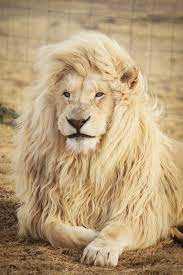
%> input picture Digital Image Processing Using Matlab/Image processing using matlab/lion.jpeg, 183 x 275 px
$ octave imgeomtrtrans3.m   (GNU Octave 9; MATLAB toolbox functions it lacks are replaced by stand-ins)
%> lines starting %> are read from the running program, lines starting %| are printed output that depends on the picture

clear all;
close all;
image=imread('lion.jpeg');
%> image is the input picture: size 275x183x3 uint8; mean R, G, B 182.3, 157.8, 120.8
r=imrotate(image,145);
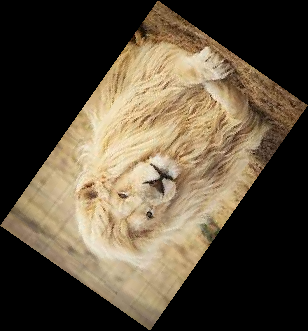
%> r: size 331x308x3 uint8; mean R, G, B 90, 77.8, 59.6
t=imtranslate(image,[50,50]);
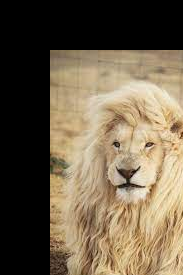
%> t: size 275x183x3 uint8; mean R, G, B 111.2, 97, 75.4
sgtitle("Geometric transformations of image");
subplot(2,3,1);imshow(image);title('original image');
subplot(2,3,2);imshow(r);title('rotation using function');
subplot(2,3,3);imshow(t);title('translation using function')
tform=affine2d([1 0 0;0 1 0;0 0 1;]);
tform1=affine2d([50 0 0;0 100 0;0 0 1;]);
tform2=affine2d([cosd(45) -sind(45) 0;sind(45) cosd(45) 0;0 0 1;]);
k=imwarp(image,tform);
%> (the run ends here)

$ run again, with Digital Image Processing Using Matlab/Image processing using matlab/low.jpeg copied over Digital Image Processing Using Matlab/Image processing using matlab/lion.jpeg
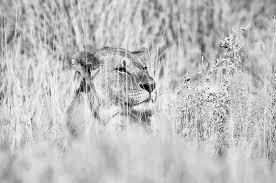
%> input picture Digital Image Processing Using Matlab/Image processing using matlab/low.jpeg, 276 x 183 px
%> image is the input picture: size 183x276x3 uint8; min 0, max 255, mean 190.5
%> `r=imrotate(image,145);`:
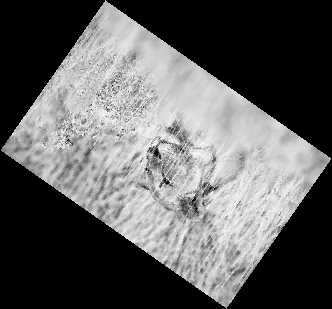
%> r: size 309x332x3 uint8; min 0, max 255, mean 93.8
%> `t=imtranslate(image,[50,50]);`:
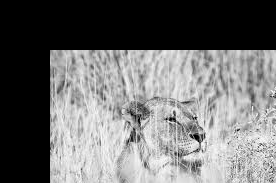
%> t: size 183x276x3 uint8; min 0, max 255, mean 111.7
